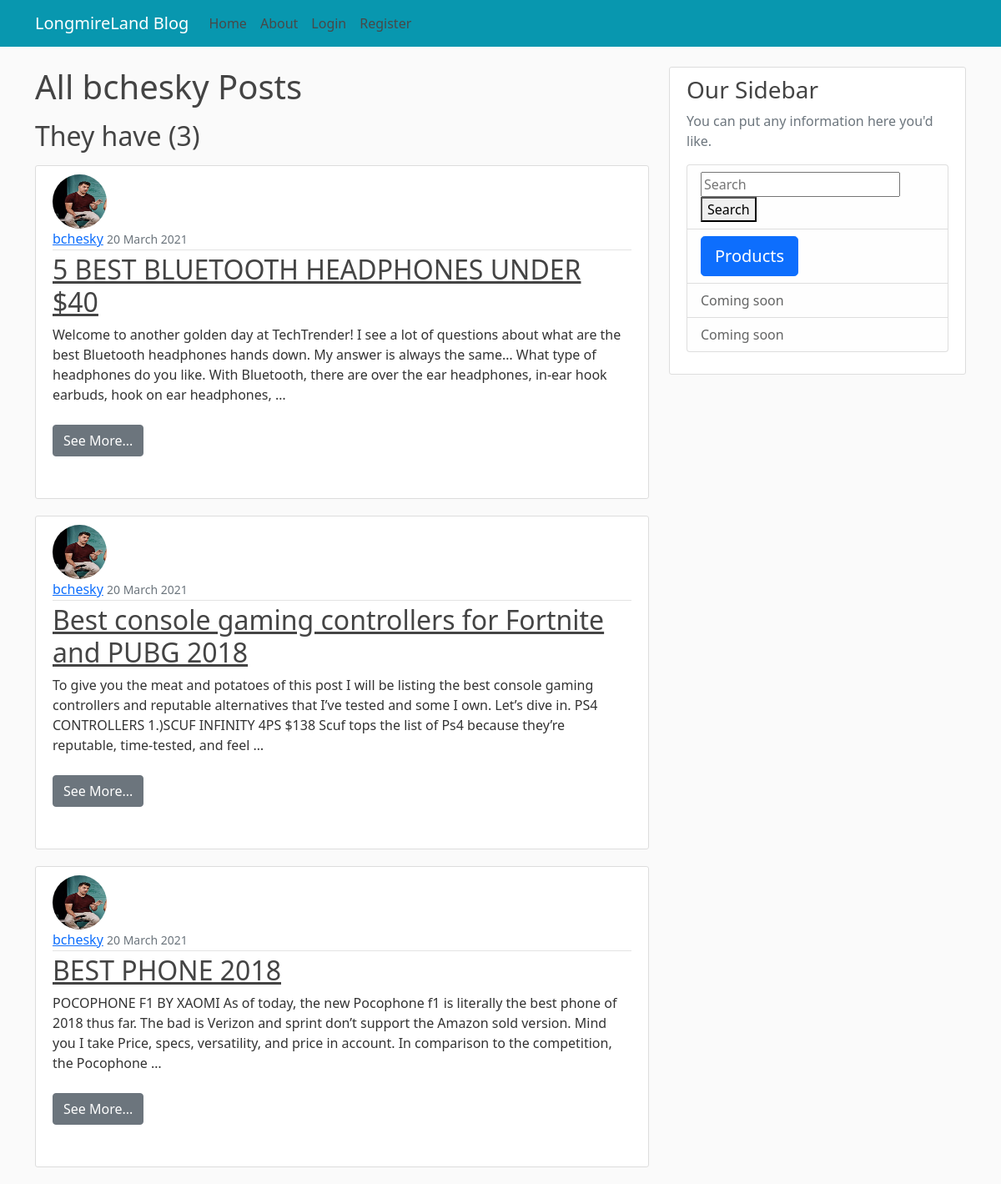
The app's page /user/bchesky with its own data.
### blog/models.py (models this page shows, shortened)
class Post(models.Model):
    title = models.CharField(max_length=100)
    content = models.TextField()
    date_posted = models.DateTimeField(default=timezone.now)
    author = models.ForeignKey(User, on_delete=models.CASCADE)

### users/models.py (models this page shows, shortened)
class Profile(models.Model):
    user = models.OneToOneField(User, on_delete=models.CASCADE)
    image = models.ImageField(default='default.jpg', upload_to='profile_pics')

### blog/views.py (the view)
# urls.py: path('user/<str:username>', UserPostListView.as_view(), name='user-posts'),
class UserPostListView(ListView):
    model = Post
    template_name = 'blog/user_posts.html'
    context_object_name = 'posts'
    paginate_by = 4
    def get_queryset(self):
        user = get_object_or_404(User, username=self.kwargs.get('username'))
        return Post.objects.filter(author=user).order_by('-date_posted')

### blog/templates/blog/user_posts.html (shortened to what this page needs)
{%extends "base.html" %}
{%block content%}
    <h1 class="mb-3"> All {{ view.kwargs.username }} Posts</h1>
    <h2 class="mb-3">They have ({{ page_obj.paginator.count }})</h2>
    {% for post in posts %}
        <article class="media content-section">
            <img class="rounded-circle article-img" src="{{ post.author.profile.image.url }}" alt="Profile Image">
            <div class="media-body">
                <div class="article-metadata">
                    <a class="mr-2" href="{% url 'user-posts' post.author.username %}">{{ post.author }}</a>
                    <small class="text-muted">{{ post.date_posted|date:"d F Y" }}</small>
                </div>
                <h2><a class="article-title" href="{% url 'post-detail' post.id %}">{{ post.title }}</a></h2>
                <p class="article-content">{{ post.content | truncatewords:50 }}
                <a class="article-title" href="{% url 'post-detail' post.id %}">
                    <button type="button" class="btn btn-secondary">See More...</button>
                </a>
                </p>
            </div>
        </article>
    {% endfor %}
{%endblock content%}

### blog/static/blog/main.css (style rules this page uses)
body { background: #fafafa; color: #333333; margin-top: 5rem; }
h1, h2, h3, h4, h5, h6 { color: #444444; }
.content-section { background: #ffffff; padding: 10px 20px; border: 1px solid #dddddd; border-radius: 3px; margin-bottom: 20px; }
.article-title { color: #444444; }
.article-content { white-space: pre-line; }
.article-img { height: 65px; width: 65px; margin-right: 16px; }
.article-metadata { padding-bottom: 1px; margin-bottom: 4px; border-bottom: 1px solid #e3e3e3 }

### records on screen
Post: author.profile.image (picture), author "bchesky", date_posted "20 March 2021", title "5 BEST BLUETOOTH HEADPHONES UNDER $40", content "Welcome to another golden day at TechTrender! I see a lot of questions about what are the best Bluetooth headphones hands down. My answer is always the same… What type of headphones do you like. With Bluetooth, there are over the ear headphones, in-ear hook earbuds, hook on ear headphones, …"
Post: author.profile.image (picture), author "bchesky", date_posted "20 March 2021", title "Best console gaming controllers for Fortnite and PUBG 2018", content "To give you the meat and potatoes of this post I will be listing the best console gaming controllers and reputable alternatives that I’ve tested and some I own. Let’s dive in. PS4 CONTROLLERS 1.)SCUF INFINITY 4PS $138 Scuf tops the list of Ps4 because they’re reputable, time-tested, and feel …"
Post: author.profile.image (picture), author "bchesky", date_posted "20 March 2021", title "BEST PHONE 2018", content "POCOPHONE F1 BY XAOMI As of today, the new Pocophone f1 is literally the best phone of 2018 thus far. The bad is Verizon and sprint don’t support the Amazon sold version. Mind you I take Price, specs, versatility, and price in account. In comparison to the competition, the Pocophone …"

### other values on screen
{{ view.kwargs.username }} "bchesky"
{{ page_obj.paginator.count }} "3"
